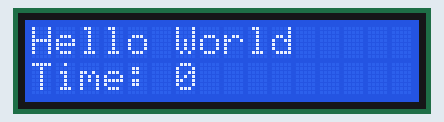
Simulated run of this sketch. Board: Arduino Uno, built with avr-gcc and run on an emulated ATmega328P. Shown: 16×2 character LCD.

Above: at 0.1 s.
At 4.2 s:
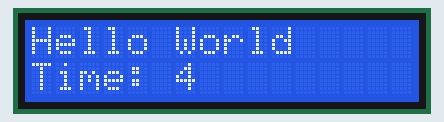
At 9.3 s:
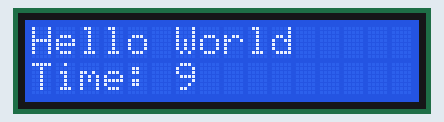
At 19.4 s:
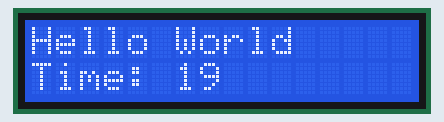
At 29.1 s:
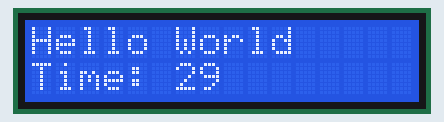
At 38.2 s:
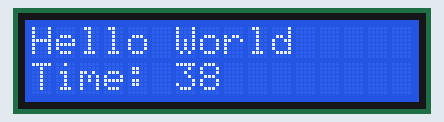

Measured:
- what the display in image 1 shows lasts 1.1 s, from 4.1 s to 5.2 s

The sketch:

Arduino_code.ino
```cpp
#include <LiquidCrystal_I2C.h>

LiquidCrystal_I2C lcd(0x20, 16, 2);

void setup() {
  lcd.begin(16, 2);      // ✅ REQUIRED in TinkerCAD
  lcd.backlight();
  lcd.setCursor(0, 0);
  lcd.print("Hello World");
}

void loop() {
  lcd.setCursor(0, 1);
  lcd.print("Time: ");
  lcd.print(millis() / 1000);
  delay(500);
}
```
